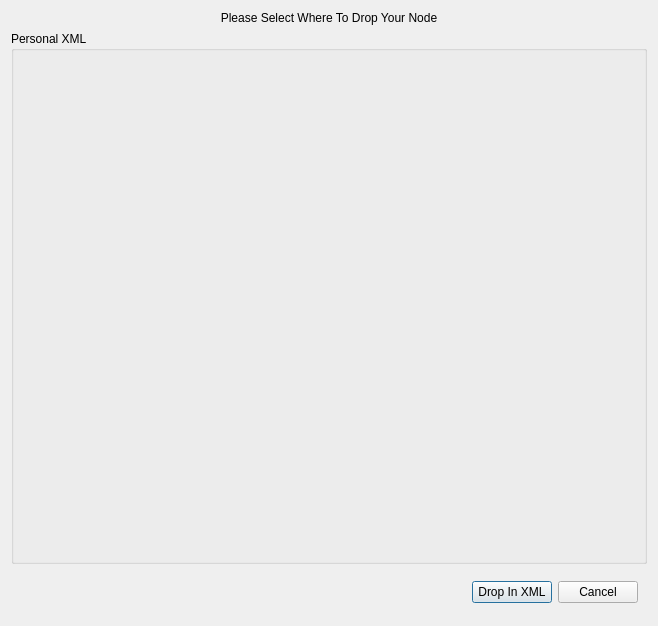
<ui version="4.0" >
 <class>CloneInheritedGui</class>
 <widget class="QDialog" name="CloneInheritedGui" >
  <property name="geometry" >
   <rect>
    <x>0</x>
    <y>0</y>
    <width>658</width>
    <height>626</height>
   </rect>
  </property>
  <property name="windowTitle" >
   <string>Dialog</string>
  </property>
  <layout class="QGridLayout" >
   <item row="0" column="0" >
    <widget class="QLabel" name="label" >
     <property name="sizePolicy" >
      <sizepolicy vsizetype="Fixed" hsizetype="Preferred" >
       <horstretch>0</horstretch>
       <verstretch>0</verstretch>
      </sizepolicy>
     </property>
     <property name="text" >
      <string>Please Select Where To Drop Your Node</string>
     </property>
     <property name="alignment" >
      <set>Qt::AlignCenter</set>
     </property>
    </widget>
   </item>
   <item row="1" column="0" >
    <widget class="QGroupBox" name="xmlBox" >
     <property name="title" >
      <string>Personal XML</string>
     </property>
    </widget>
   </item>
   <item row="2" column="0" >
    <widget class="QWidget" native="1" name="widget" >
     <property name="maximumSize" >
      <size>
       <width>16777215</width>
       <height>45</height>
      </size>
     </property>
     <layout class="QGridLayout" >
      <item row="0" column="0" >
       <spacer>
        <property name="orientation" >
         <enum>Qt::Horizontal</enum>
        </property>
        <property name="sizeHint" >
         <size>
          <width>40</width>
          <height>20</height>
         </size>
        </property>
       </spacer>
      </item>
      <item row="0" column="1" >
       <widget class="QPushButton" name="createXML" >
        <property name="text" >
         <string>Drop In XML</string>
        </property>
       </widget>
      </item>
      <item row="0" column="2" >
       <widget class="QPushButton" name="cancelXML" >
        <property name="text" >
         <string>Cancel</string>
        </property>
       </widget>
      </item>
     </layout>
    </widget>
   </item>
  </layout>
 </widget>
 <resources/>
 <connections/>
</ui>
